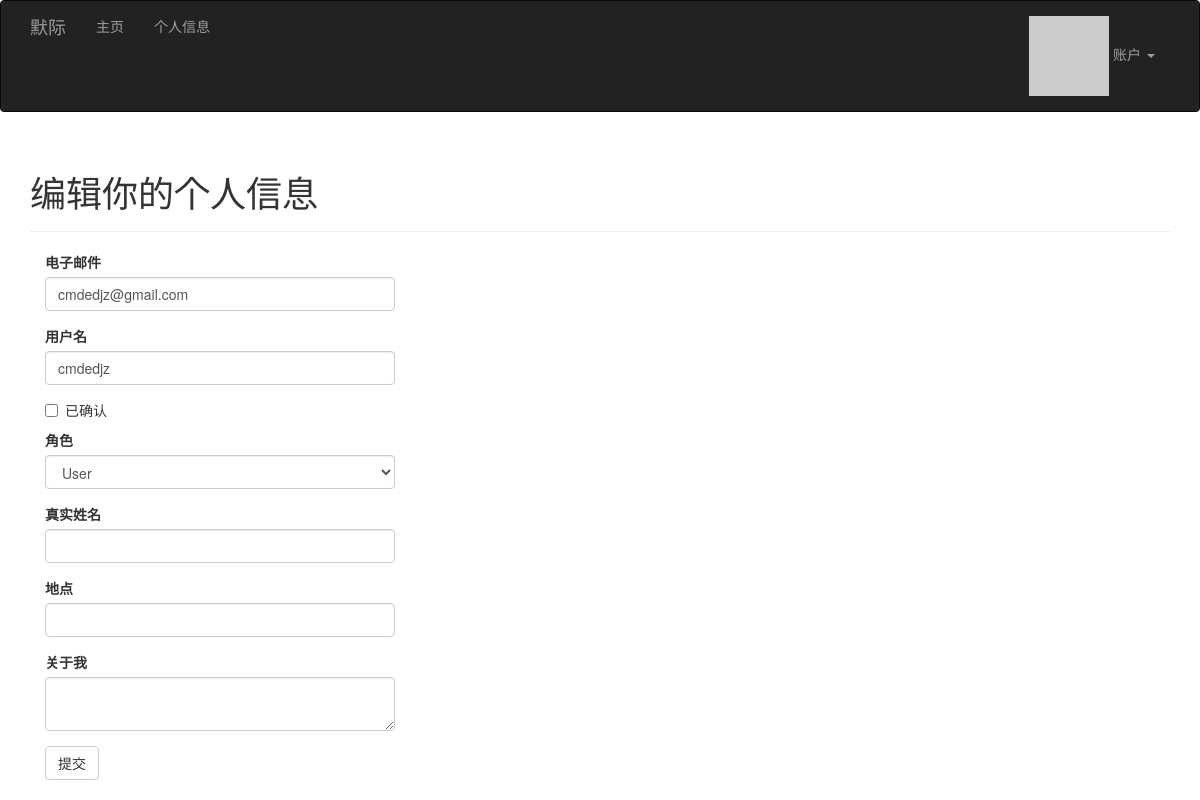
Page /edit-profile/103 (signed in) on the earlier database version.
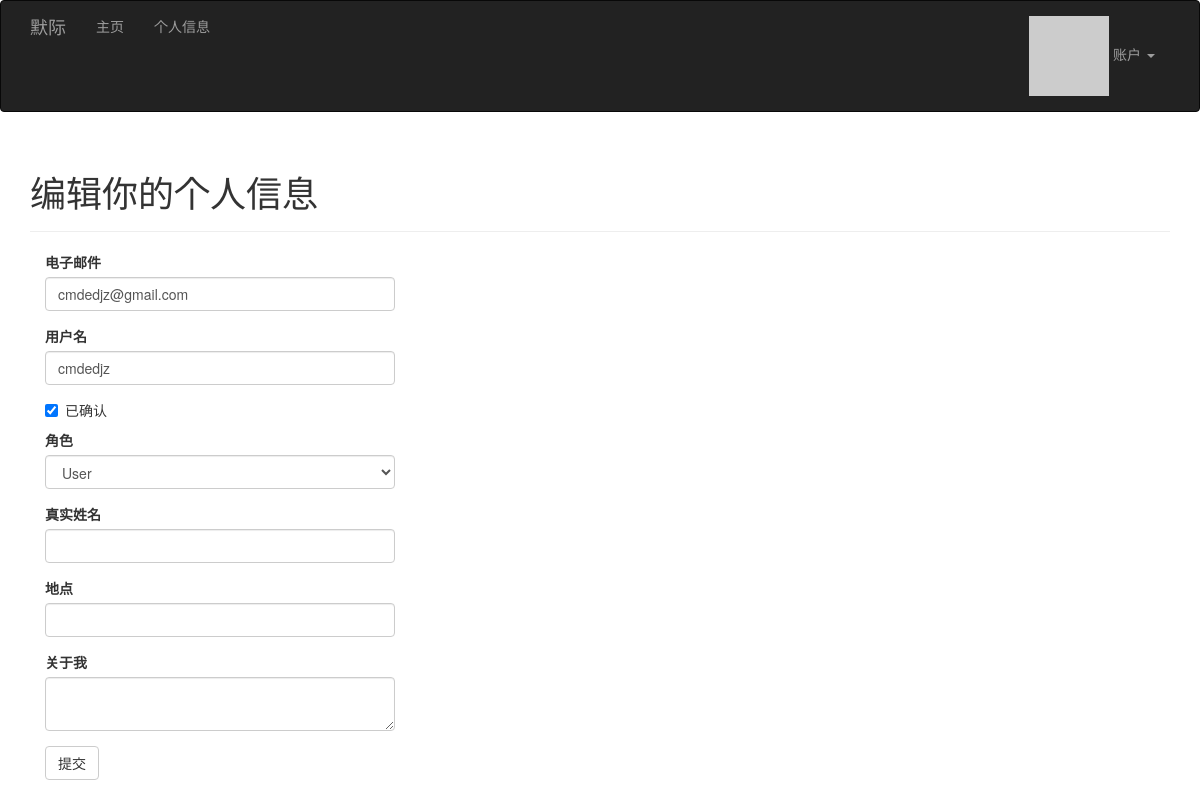
Same page on the later database version.
### app/models.py (models this page shows, shortened)
class User(UserMixin, db.Model):
	__tablename__ = 'users'
	id = db.Column(db.Integer, primary_key=True)
	email = db.Column(db.String(64), unique=True, index=True)
	username = db.Column(db.String(64), unique=True, index=True)
	password_hash = db.Column(db.String(128))
	role_id = db.Column(db.Integer, db.ForeignKey('roles.id'))
	confirmed = db.Column(db.Boolean, default=False)
	name = db.Column(db.String(64))
	location = db.Column(db.String(64))
	about_me = db.Column(db.Text())
	member_since = db.Column(db.DateTime(), default=datetime.utcnow)
	last_seen = db.Column(db.DateTime(), default=datetime.utcnow)
	avatar_hash = db.Column(db.String(32))
	posts = db.relationship('Post', backref='author', lazy='dynamic')
	followed = db.relationship('Follow',
							   foreign_keys=[Follow.follower_id],
							   backref=db.backref('follower', lazy='joined'),
							   lazy='dynamic',
							   cascade='all, delete-orphan')
	followers = db.relationship('Follow',
								foreign_keys=[Follow.followed_id],
								backref=db.backref('followed', lazy='joined'),
								lazy='dynamic',
								cascade='all, delete-orphan')
	@property
	def password(self):
		raise AttributeError('password is not a readable attribute')
	def can(self, permissions):
		return self.role is not None and \
			(self.role.permissions & permissions) == permissions
	def ping(self):
		self.last_seen = datetime.utcnow()
		db.session.add(self)
	def gravatar(self, size=100, default='identicon', rating='g'):
		if request.is_secure:
			url = 'https://secure.gravatar.com/avatar'
		else:
			url = 'http://www.gravatar.com/avatar'
		hash = self.avatar_hash or hashlib.md5(self.email.encode('utf-8')).hexdigest()
		return '{url}/{hash}?s={size}&d={default}&r={rating}'.format(url=url, hash=hash, size=size, default=default, rating=rating)

### app/main/views.py (the view, shortened to what this page needs)
@main.route('/edit-profile/<int:id>', methods=['GET', 'POST'])
@login_required
@admin_required
def edit_profile_admin(id):
    user = User.query.get_or_404(id)
    form = EditProfileAdminForm(user=user)
    form.email.data = user.email
    form.username.data = user.username
    form.confirmed.data = user.confirmed
    form.role.data = user.role_id
    form.name.data = user.name
    form.location.data = user.location
    form.about_me.data = user.about_me
    return render_template('edit_profile.html', form=form, user=user)

### app/main/forms.py (shortened to what this page needs)
class EditProfileAdminForm(Form):
	email = StringField('电子邮件', validators=[DataRequired(), Length(1, 64), Email()])
	username = StringField('用户名', validators=[DataRequired(), Length(1, 64), Regexp('^[A-Za-z][A-Za-z0-9_.]*$', 0, '用户名应该只包含字母，数字，点或下划线')])
	confirmed = BooleanField('已确认')
	role = SelectField('角色', coerce=int)
	name = StringField('真实姓名', validators=[Length(0, 64)])
	location = StringField('地点', validators=[Length(0, 64)])
	about_me = TextAreaField('关于我')
	submit = SubmitField('提交')
	def __init__(self, user, *args, **kwargs):
		super(EditProfileAdminForm, self).__init__(*args, **kwargs)
		self.role.choices = [(role.id, role.name) for role in Role.query.order_by(Role.name).all()]
		self.user = user

### app/auth/views.py (called while the page is built)
@auth.before_app_request
def before_request():
	if current_user.is_authenticated \
			and not current_user.confirmed \
			and request.endpoint[:5] != 'auth.' \
			and request.endpoint != 'static':
		return redirect(url_for('auth.unconfirmed'))

@auth.before_app_request
def before_request():
	if current_user.is_authenticated:
		current_user.ping()
		if not current_user.confirmed and request.endpoint[:5] != 'auth.':
			return redirect(url_for('auth.unconfirmed'))

### app/templates/edit_profile.html (shortened to what this page needs)
{% extends "base.html" %}
{% import "bootstrap/wtf.html" as wtf %}
{% block page_content %}
<div class="page-header">
    <h1>编辑你的个人信息</h1>
</div>
<div class="col-md-4">
    {{ wtf.quick_form(form) }}
</div>
{% endblock %}

Differences in the rows shown:
changed User "cmdedjz@gmail.com": confirmed "☐" → "☑"
